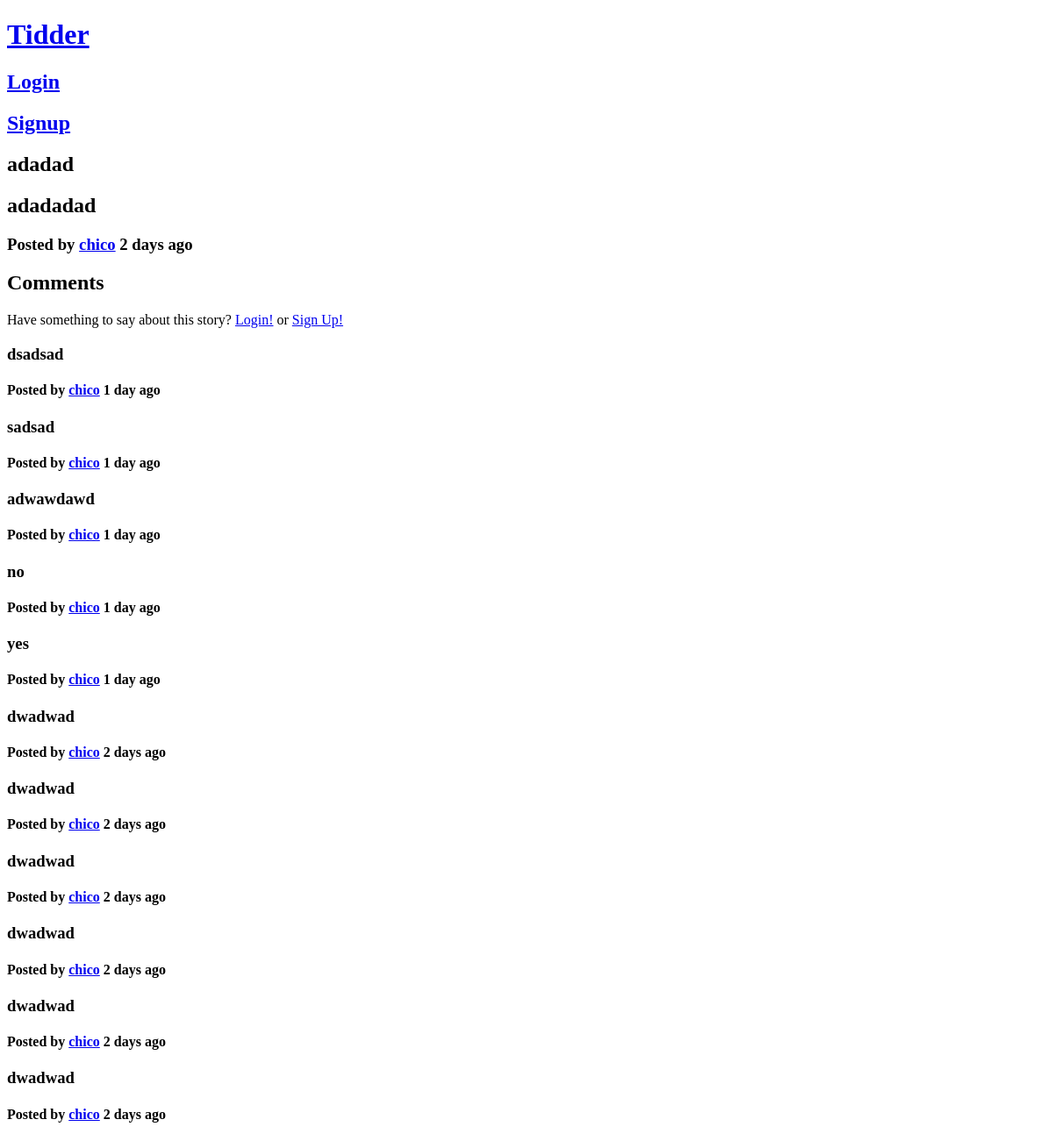
Before: /pages/story.php?story_id=50 with the older database file.
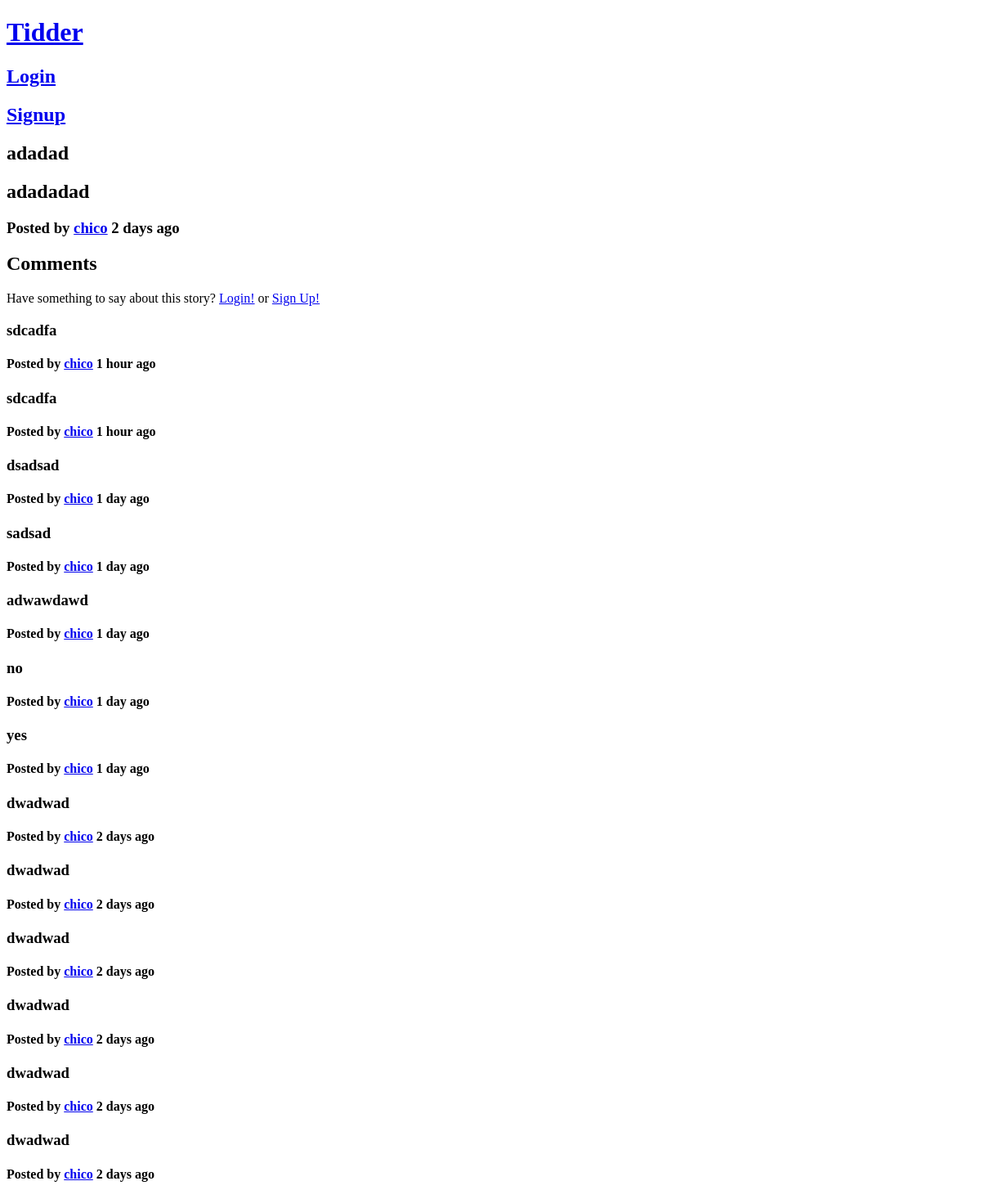
After: the same page with the newer database file.
### tables this page shows
CREATE TABLE opinion (
    opinion_id INTEGER NOT NULL PRIMARY KEY AUTOINCREMENT,
	parent_id INTEGER REFERENCES opinion(opinion_id),
    opinion_title VARCHAR,
    opinion_text VARCHAR NOT NULL,
	posted DATETIME NOT NULL,
    user_id INTEGER NOT NULL REFERENCES user
);

CREATE TABLE user (
    user_id INTEGER NOT NULL PRIMARY KEY AUTOINCREMENT,
    username VARCHAR NOT NULL UNIQUE,
    email VARCHAR NOT NULL UNIQUE,
    password VARCHAR NOT NULL,
    realname VARCHAR,
    birthday DATE,
    join_date DATE NOT NULL,
	bio VARCHAR
);

### database/db_story.php (called while the page is built, shortened)
<?php
	function getStory($story_id) {
		$db = Database::instance()->db();
		$stmt = $db->prepare('SELECT * FROM opinion WHERE opinion_id = ? AND parent_id IS NULL');
		$stmt->execute(array($story_id));
		return $stmt->fetch();
	}
?>

### database/db_user.php (called while the page is built, shortened)
<?php
	function getUserName($user_id){
		$db = Database::instance()->db();
		$stmt = $db->prepare('SELECT username FROM user WHERE user_id = ?');
		$stmt->execute(array($user_id));
		return $stmt->fetch()['username'];
	}
?>

### includes/date.php (called while the page is built, shortened)
<?php
	function deltaTime($now, $date){
		$time = strtotime($date);
		$delta = $now - $time;
		if(!floor($delta/86400)){
			$time_word = (floor($delta/3600) == 1 ? ' hour ' : ' hours ');
			return floor($delta/3600).$time_word.'ago';
		}
		if(!floor($delta/2592000)){
			$time_word = (floor($delta/86400) == 1 ? ' day ' : ' days ');
			return floor($delta/86400).$time_word.'ago';
		}
		$time_word = (floor($delta/31104000) == 1 ? ' year ' : ' years ');
		return floor($delta/31104000).$time_word.'ago';
	}
?>

### database/db_comment.php (called while the page is built, shortened)
<?php
	function getAllComments($parent_id) {
		$db = Database::instance()->db();
		$stmt = $db->prepare('SELECT * FROM opinion WHERE parent_id IS ?');
		$stmt->execute(array($parent_id));
		return $stmt->fetchAll();
	}
?>

### templates/tpl_comments.php (the view, shortened to what this page needs)
<?php
	function draw_comments($comments){
		global $story_id?>
        <section id="comments">
		<header>
			<h2>Comments</h2>
		</header>
        <?php
			if((isset($_SESSION['user_id']))) { ?>
				<form>
					<input type="hidden" name="story_id" value="<?=$story_id?>">
					<textarea name="comment" placeholder="Have something to say about this story?" required></textarea>
					<input type="submit" value="Add Comment">
				</form>
		<?php } else { ?>
			<p>Have something to say about this story? <a href="login.php">Login!</a> or <a href="signup.php">Sign Up!</a></p>
		<?php }
		    foreach($comments as $comment)
				draw_comment($comment);
		?>
		</section>
        <?php } ?>
    <?php function draw_comment($comment) {
		global $now;?>
        <article class="comment">
				<h3><?=$comment['opinion_text']?></a></h3>
				<h4>Posted by <a href="<?='profile.php?username='.urlencode($comment['username'])?>"><?=$comment['username']?></a> <?=deltaTime($now, $comment['posted'])?></h4>
        </article>
    <?php } ?>

### templates/tpl_common.php (shortened to what this page needs)
<?php
include_once('../database/db_user.php');
function draw_header($isnt_login_signup) {
?>
<!DOCTYPE html>
<html lang="en-US">
<head>
</head>
<body>
	<header>
		<h1><a href="../index.php">Tidder</a></h1>
	<?php if(!isset($_SESSION['user_id'])) {
			if($isnt_login_signup) { ?>
				<h2><a href='../pages/login.php'>Login</a></h2>
				<h2><a href='../pages/signup.php'>Signup</a></h2>
	<?php }
	} else {
			$username = getUserName($_SESSION['user_id']);
			$profile_link = "../pages/profile.php?username=".urlencode($username); ?>
			<h2><a href=<?=$profile_link?>>Your Profile</a></h2>
			<h2><a href='../actions/action_logout.php'>Logout</a></h2>
	<?php } ?>
	</header>
<?php
}
function draw_footer() {?>
	</body>
</html>
<?php } ?>

### pages/story.php (shortened to what this page needs)
<?php
	include_once('../includes/date.php');
	include_once('../database/db_story.php');
	include_once('../database/db_user.php');
	include_once('../database/db_comment.php');
	include_once('../templates/tpl_common.php');
	include_once('../templates/tpl_comments.php');
	$story_id = $_GET['story_id'];
	try {
		$story = getStory($story_id);
    } catch (PDOException $e) {
        die(header('Location: stories.php'));
	}
	$username = getUserName($story['user_id']);
	$now = time();
	draw_header(true);
?>
	<section id="story">
		<header>
			<h2><?=$story['opinion_title']?></h2>
		</header>
		<h2><?=$story['opinion_text']?></h2>
		<h3>Posted by <a href="<?='profile.php?username='.urlencode($username)?>"><?=$username?></a> <?=deltaTime($now, $story['posted'])?></h3>
	</section>
<?php
	$comments = array_reverse(getAllComments($story_id));
	for($i = 0; $i < count($comments); $i++){
		$comments[$i]['username'] = getUserName($comments[$i]['user_id']);
	}
	$now = time();
	draw_comments($comments);
	draw_footer();
?>

Changed rows visible on the page:
added opinion: opinion_text "sdcadfa", username "chico", posted "1 hour ago"
added opinion: opinion_text "sdcadfa", username "chico", posted "1 hour ago"
